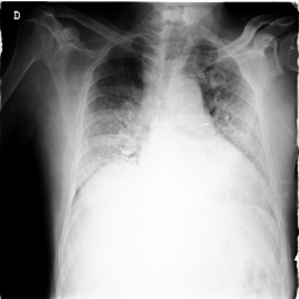
#> input picture src/crew_ai/data/images/COVID-2014.png, 299 x 299 px
$ python -i classification_tool.py   (imports and definitions only)   (older library calls are emulated)
#> lines starting #> are read from the running program, lines starting #| are printed output that depends on the picture
# src/tools/classification_tools.py
import os
import joblib
import cv2
import numpy as np
from skimage.feature import graycomatrix, graycoprops
from langchain.tools import tool


# Load pre-trained models (adjust paths if needed)
CLASSIFIER_PATH = "../models/classifier.joblib"
KMEANS_PATH = "../models/kmeans.joblib"

# [7 lines not run here, left out]

# SIFT detector
sift = cv2.SIFT_create()


# Your feature extraction functions (adapted from your notebook)
def color_Moments(img):
    R = img[..., 0]
    G = img[..., 1]
    B = img[..., 2]
    colorFeatures = np.array(
        [np.mean(R), np.std(R), np.mean(G), np.std(G), np.mean(B), np.std(B)]
    )
    colorFeatures /= np.mean(colorFeatures) + 1e-8
    return colorFeatures


def hsvHistogramFeatures(image):
    imageHSV = cv2.cvtColor(image, cv2.COLOR_RGB2HSV)
    hist = cv2.calcHist([image], [0, 1, 2], None, [8, 2, 2], [0, 180, 0, 256, 0, 256])
    hist = hist.flatten()
    hist /= np.sum(hist) + 1e-8
    return hist.reshape(-1)


def textureFeatures(img):
    im = cv2.cvtColor(img, cv2.COLOR_RGB2GRAY)
    glcm = graycomatrix(
        im, distances=[1], angles=[0], levels=256, symmetric=True, normed=True
    )
    v = np.array(
        [
            graycoprops(glcm, "contrast")[0][0],
            graycoprops(glcm, "correlation")[0][0],
            graycoprops(glcm, "energy")[0][0],
            graycoprops(glcm, "homogeneity")[0][0],
        ]
    )
    v /= np.sum(v) + 1e-8
    return v


def shapeFeatures(img):
    im = cv2.cvtColor(img, cv2.COLOR_RGB2GRAY)
    shapeFeat = cv2.HuMoments(cv2.moments(im)).flatten()
    shapeFeat /= np.mean(shapeFeat) + 1e-8
    return shapeFeat


def extractSIFTDescriptors(img):
    im_gray = cv2.cvtColor(img, cv2.COLOR_RGB2GRAY)
    kp, des = sift.detectAndCompute(im_gray, None)
    return des if des is not None else np.array([])


# [8 lines left out: function computeBoVWHistogram, not called in this run]


def getFeatures(img):
    features = color_Moments(img)
    features = np.concatenate((features, hsvHistogramFeatures(img)), axis=None)
    features = np.concatenate((features, textureFeatures(img)), axis=None)
    features = np.concatenate((features, shapeFeatures(img)), axis=None)
    des = extractSIFTDescriptors(img)
    feats_sift = computeBoVWHistogram(des, kmeans)
    feats_sift /= np.linalg.norm(feats_sift) + 1e-8
    features = np.concatenate((features, feats_sift), axis=None)
    features /= np.linalg.norm(features) + 1e-8
    return features


# [42 lines that did not run here, left out]

>>> import cv2
>>> picture = cv2.cvtColor(cv2.imread('../data/images/COVID-2014.png'), cv2.COLOR_BGR2RGB)
#> picture is the input picture: shape (299, 299, 3); min 0, max 255, mean 144.4
>>> result = getFeatures(picture)
#> in color_Moments, `colorFeatures = np.array( [np.mean(R), np.std(R), np.mean(G), np.std(G..`: colorFeatures = [144.4, 91.04, 144.4, 91.04, 144.4, 91.04]
#> in color_Moments, `colorFeatures /= np.mean(colorFeatures) + 1e-8`: colorFeatures = [1.23, 0.773, 1.23, 0.773, 1.23, 0.773]
#> in hsvHistogramFeatures, `imageHSV = cv2.cvtColor(image, cv2.COLOR_RGB2HSV)`: imageHSV: shape (299, 299, 3); mean H, S, V 0, 0, 144.4
#> in hsvHistogramFeatures, `hist = hist.flatten()`: hist = 32 values, max 14171 at index 0, min 0 at index 1, mean 1518.9
#> in hsvHistogramFeatures, `hist /= np.sum(hist) + 1e-8`: hist = 32 values, max 0.292 at index 0, min 0 at index 1, mean 0.0312
#> in getFeatures, `features = np.concatenate((features, hsvHistogramFeatures(img)), axis=..`: features = 38 values, max 1.23 at index 0, min 0 at index 7, mean 0.184
#> in textureFeatures, `v = np.array( [ graycoprops(glcm, "contrast")[0][0], graycoprops(glcm,..`: v = [79.26, 0.995, 0.108, 0.455]
#> in textureFeatures, `v /= np.sum(v) + 1e-8`: v = [0.981, 0.0123, 0.00133, 0.00563]
#> in getFeatures, `features = np.concatenate((features, textureFeatures(img)), axis=None)`: features = 42 values, max 1.23 at index 0, min 0 at index 7, mean 0.19
#> in shapeFeatures, `shapeFeat = cv2.HuMoments(cv2.moments(im)).flatten()`: shapeFeat = [0.000834, 1.18e-08, 2.54e-12, 1.72e-11, 7.15e-23, 1.77e-15, 8.88e-23]
#> in shapeFeatures, `shapeFeat /= np.mean(shapeFeat) + 1e-8`: shapeFeat = [7, 9.93e-05, 2.13e-08, 1.44e-07, 6e-19, 1.48e-11, 7.45e-19]
#> in getFeatures, `features = np.concatenate((features, shapeFeatures(img)), axis=None)`: features = 49 values, max 7 at index 42, min 0 at index 7, mean 0.306
#> in extractSIFTDescriptors, `kp, des = sift.detectAndCompute(im_gray, None)`: kp = 127 keypoints; strongest (x, y, size): (15, 12, 2), (15, 18, 2), (17, 15, 1.9), (295, 262, 2.6)
#> in extractSIFTDescriptors, `return des if des is not None else np.array([])`:
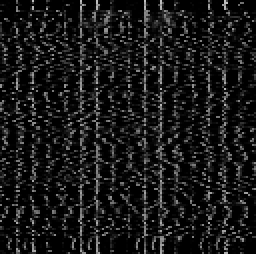
#> returned value: shape (127, 128) float32 (shown 2 times larger); min 0, max 191, mean 24.2
#> (the run stopped early here; a loop or call above may not have finished)

$ run again, on src/crew_ai/data/images/Normal-5057.png
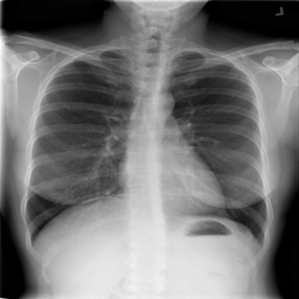
#> input picture src/crew_ai/data/images/Normal-5057.png, 299 x 299 px
#> picture is the input picture: shape (299, 299, 3); min 0, max 250, mean 117.6
#> in color_Moments, `colorFeatures = np.array( [np.mean(R), np.std(R), np.mean(G), np.std(G..`: colorFeatures = [117.6, 68.44, 117.6, 68.44, 117.6, 68.44]
#> in color_Moments, `colorFeatures /= np.mean(colorFeatures) + 1e-8`: colorFeatures = [1.26, 0.736, 1.26, 0.736, 1.26, 0.736]
#> imageHSV: shape (299, 299, 3); mean H, S, V 0, 0, 117.6
#> in hsvHistogramFeatures, `hist = hist.flatten()`: hist = 32 values, max 10232 at index 12, min 0 at index 1, mean 2182.5
#> in hsvHistogramFeatures, `hist /= np.sum(hist) + 1e-8`: hist = 32 values, max 0.147 at index 12, min 0 at index 1, mean 0.0312
#> in getFeatures, `features = np.concatenate((features, hsvHistogramFeatures(img)), axis=..`: features = 38 values, max 1.26 at index 0, min 0 at index 7, mean 0.184
#> in textureFeatures, `v = np.array( [ graycoprops(glcm, "contrast")[0][0], graycoprops(glcm,..`: v = [25.96, 0.997, 0.0488, 0.377]
#> in textureFeatures, `v /= np.sum(v) + 1e-8`: v = [0.948, 0.0364, 0.00178, 0.0138]
#> in getFeatures, `features = np.concatenate((features, textureFeatures(img)), axis=None)`: features = 42 values, max 1.26 at index 0, min 0 at index 7, mean 0.19
#> in shapeFeatures, `shapeFeat = cv2.HuMoments(cv2.moments(im)).flatten()`: shapeFeat = [0.00125, 3.85e-09, 3.22e-11, 4.32e-11, -1.58e-21, 2.68e-15, -3.27e-22]
#> in shapeFeatures, `shapeFeat /= np.mean(shapeFeat) + 1e-8`: shapeFeat = [7, 2.16e-05, 1.81e-07, 2.43e-07, -8.86e-18, 1.51e-11, -1.84e-18]
#> in getFeatures, `features = np.concatenate((features, shapeFeatures(img)), axis=None)`: features = 49 values, max 7 at index 42, min -8.86e-18 at index 46, mean 0.306
#> kp = 123 keypoints; strongest (x, y, size): (209, 112, 48.9), (88, 112, 51.2), (246, 217, 19.5), (267, 183, 21.2)
#> in extractSIFTDescriptors, `return des if des is not None else np.array([])`:
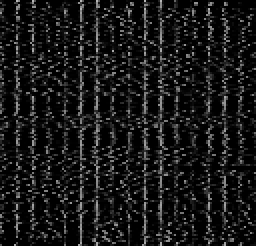
#> returned value: shape (123, 128) float32 (shown 2 times larger); min 0, max 182, mean 23.8
